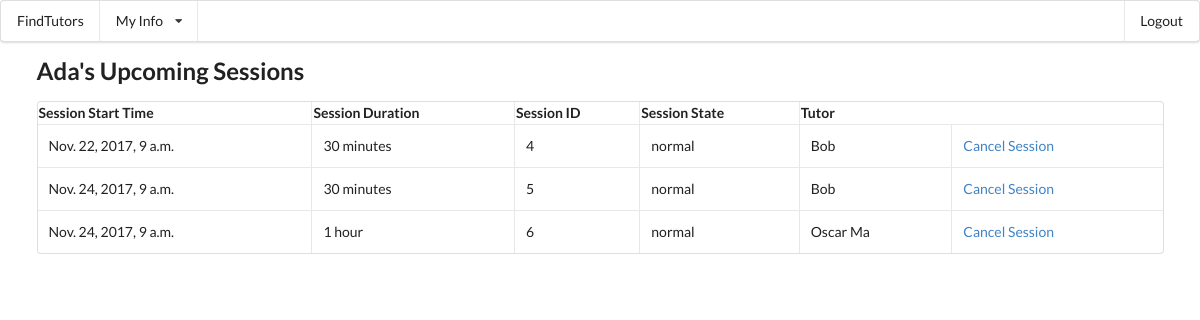
Before: /main/upcomingSessions (signed in) with the older database file.
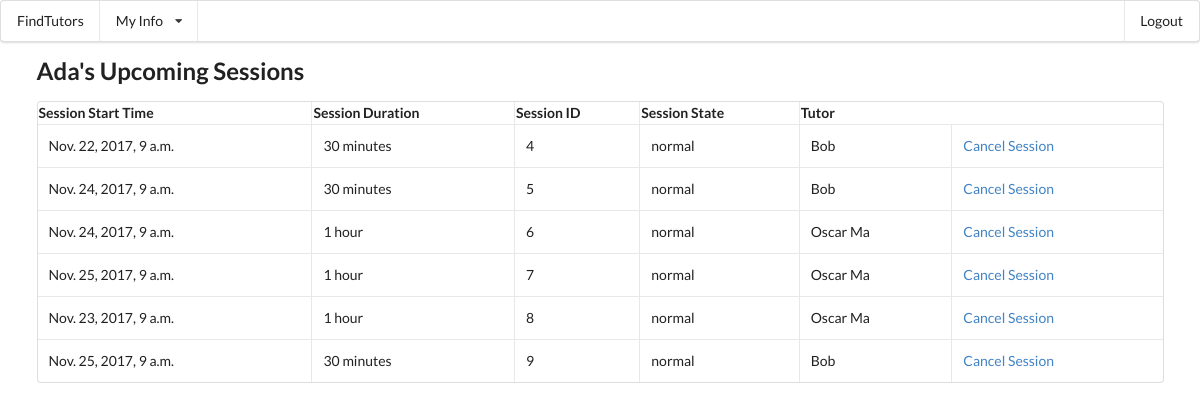
After: the same page with the newer database file.
### mainApp/models.py (models this page shows, shortened)
class Session(models.Model):
	coupon_used=models.BooleanField()
	session_datetime=models.DateTimeField()
	state=models.CharField(max_length=10,default='normal')#cancelled/normal/ended/locked
	review_state=models.CharField(max_length=10,default='empty')#complete
	session_student=models.ForeignKey(Student)
	session_tutor=models.ForeignKey(Tutor)

class Tutor(models.Model):
	phoneNumber=models.CharField(max_length=10)
	photo_url=models.CharField(max_length=30)
	user = models.OneToOneField(User, on_delete=models.CASCADE)
	tutor_type=models.CharField(max_length=8,default="Private")#Contract/Private
	university=models.CharField(max_length=60)
	teach_course_code=models.ManyToManyField(SubjectCode)
	subject_tag=models.CharField(max_length=60)
	hourly_rate=models.IntegerField(default=100)
	introduction=models.TextField(default="I love programming")
	activated=models.BooleanField(default=True)#profiles show to public or not
	avg_review=models.IntegerField(default=-1)
	def __str__ (self):
		return self.user.first_name

### mainApp/views.py (the view)
@login_required
def viewUpcomingSessions(request):
	this_student = request.user.student
	student_sessions = this_student.session_set.filter(state='locked') | this_student.session_set.filter(state='normal')
	context = {'student_sessions': student_sessions, 'this_student': this_student,}
	return render(request,'mainApp/viewUpcomingSessions.html',context)

### mainApp/models.py (called while the page is built)
	def __str__ (self):
		return self.user.first_name

### mainApp/templates/mainApp/viewUpcomingSessions.html (shortened to what this page needs)
{% extends "mainApp/base.html" %}
{% block content %}
<h2>{{this_student}}'s Upcoming Sessions</h2>
{% if student_sessions %}
<table cellspacing="20" class="ui celled table">
	<tr>
		<th>
			Session Start Time
		</th>
		<th>
			Session Duration
		</th>
		<th>
			Session ID
		</th>
		<th>
			Session State
		</th>
		<th>
			Tutor
		</th>
	</tr>
	{% for session in student_sessions %}
	<tr>
		<td>
			<p>{{session.session_datetime}}</p>
		</td>
		<td>
			<p>{% if session.session_tutor.tutor_type == 'Contract' %}30 minutes {% else %} 1 hour {% endif %}</p>
		</td>
		<td>
			<p>{{session.id}}</p>
		</td>
		<td>
			<p>{{session.state}}</p>
		</td>
		<td>
			<p>{{session.session_tutor}}</p>
		</td>
		<td>
			<a href="cancelSession/{{session.id}}">Cancel Session</a>
		</td>
	</tr>
	{% endfor %}
</table>
{% else %}
	<p>No sessions currently booked</p>
{% endif %}
{% endblock %}

Changed rows visible on the page:
added Session: session_datetime "Nov. 25, 2017, 9 a.m.", shows "1 hour", id "7", state "normal", session_tutor "Oscar Ma"
added Session: session_datetime "Nov. 23, 2017, 9 a.m.", shows "1 hour", id "8", state "normal", session_tutor "Oscar Ma"
added Session: session_datetime "Nov. 25, 2017, 9 a.m.", shows "30 minutes", id "9", state "normal", session_tutor "Bob"
